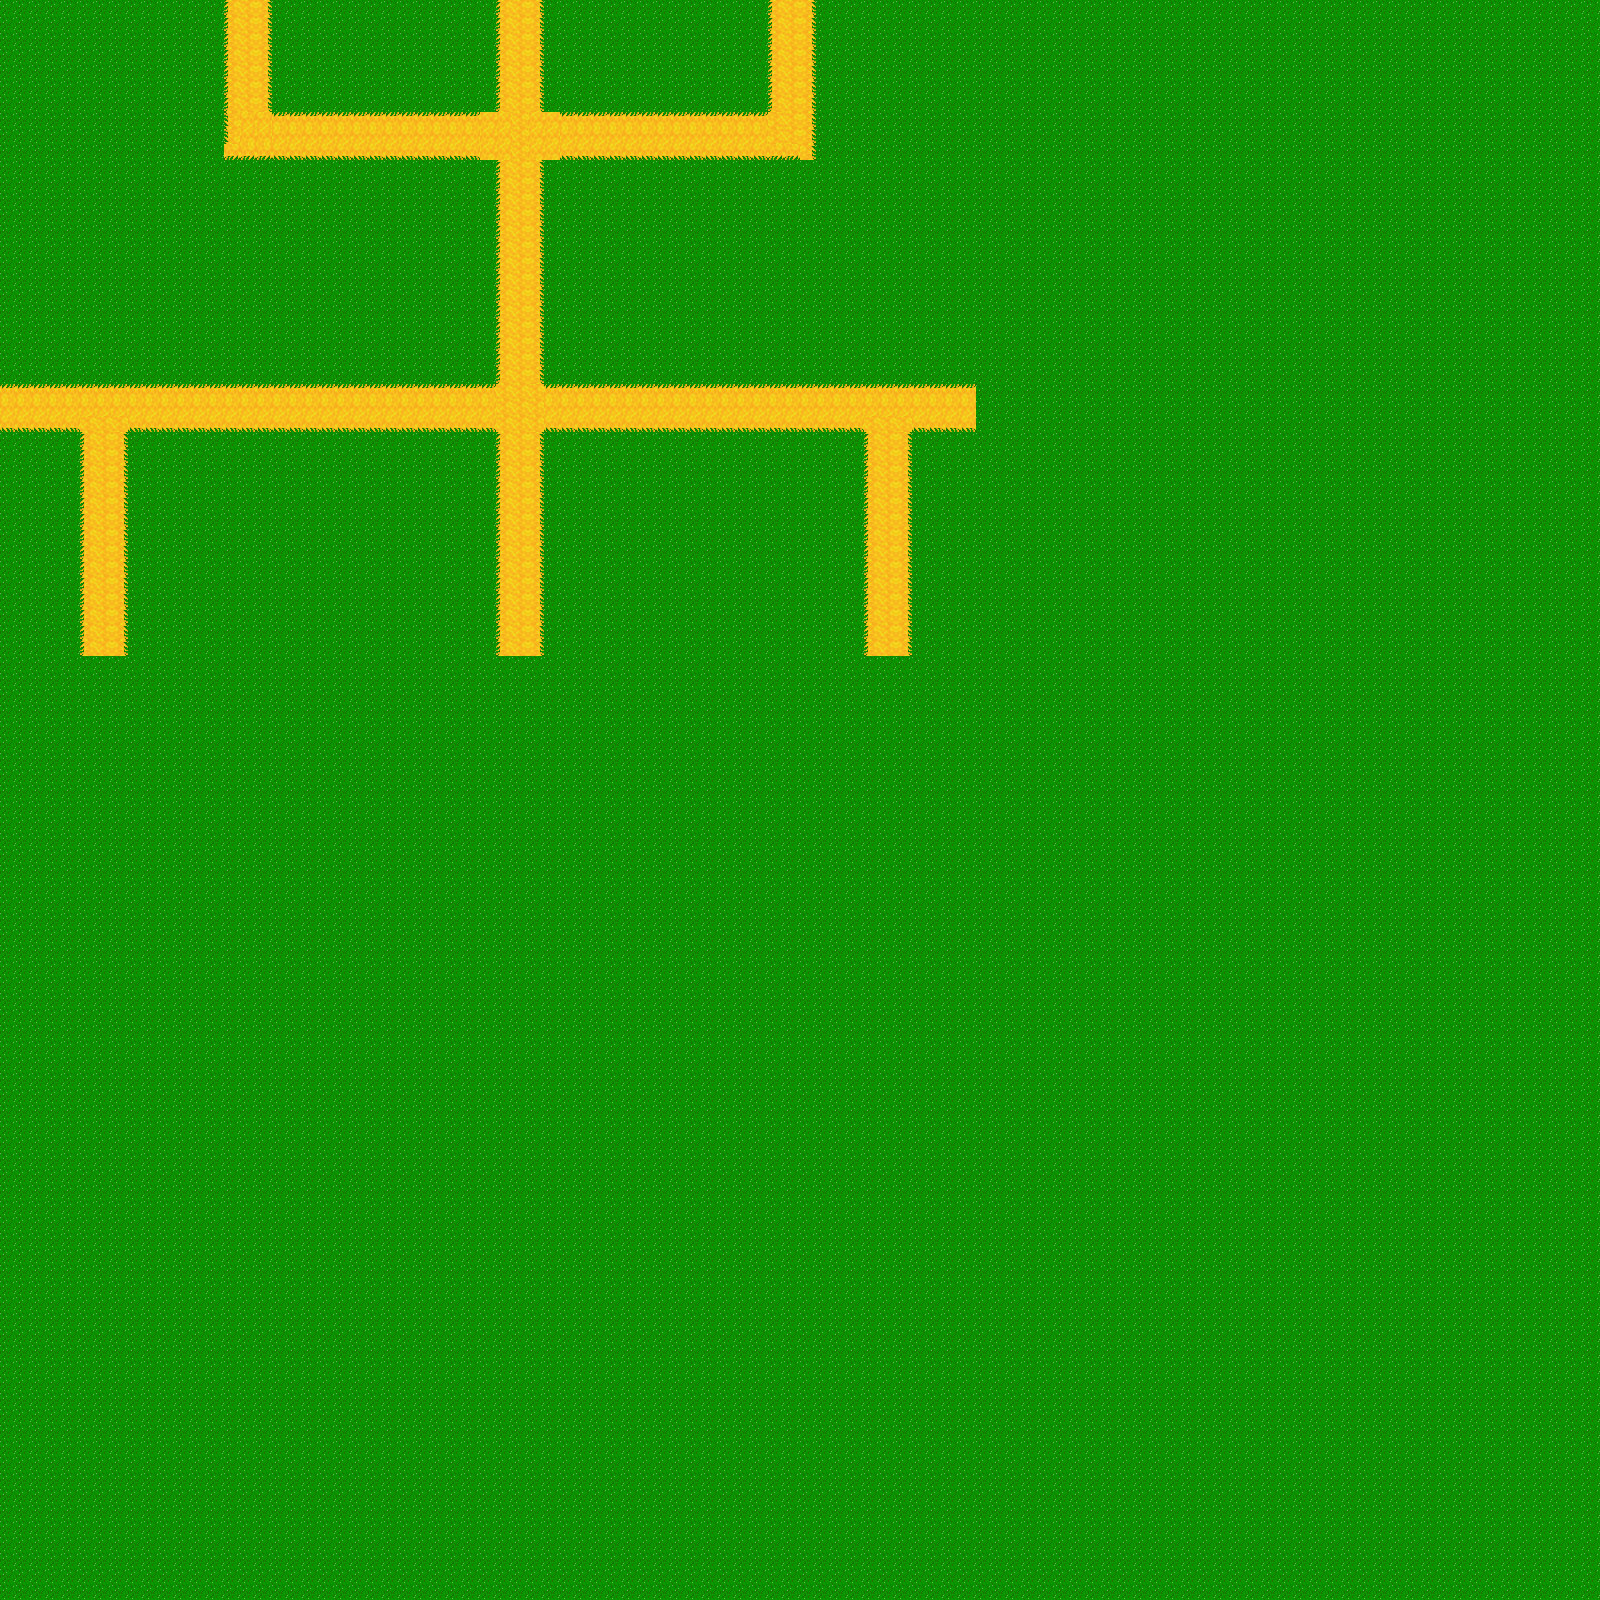

This game map was drawn from its Tiled (.tmx) file and the tilesets committed beside it. A one-line description and the trimmed map source follow:
An orthogonal 100x100 tile map with 16x16 px tiles, 1 tile layer (Capa de Patrones 1) and 26 objects (11x Camino, 5x Interseccion, 5x spawner, 3x fin, Interseccion p).

<map version="1.2" tiledversion="1.2.3" orientation="orthogonal" renderorder="right-down" width="100" height="100" tilewidth="16" tileheight="16" infinite="0" nextlayerid="4" nextobjectid="42">
 <tileset firstgid="1" name="base" tilewidth="16" tileheight="16" tilecount="256" columns="16">
  <image source="Tileset.png" width="256" height="256" />
 </tileset>
 <layer id="1" name="Capa de Patrones 1" width="100" height="100">
  <data>[10000 cells, 10000 non-empty, 7 distinct tile ids]</data>
 </layer>
 <objectgroup id="2" name="Objetos">
  <object id="5" name="Camino" x="541.557" y="109.94" width="272.825" height="47.9891" />
  <object id="6" name="Camino" x="223.994" y="110.005" width="271.179" height="47.9891" />
  <object id="7" name="Camino" x="542.827" y="383.672" width="319.012" height="47.9891" />
  <object id="8" name="Camino" x="910.494" y="384.975" width="65.7089" height="47.6255" />
  <object id="9" name="Camino" x="-1.00593" y="384.005" width="80.6786" height="47.9891" />
  <object id="10" name="Camino" x="126.327" y="383.838" width="368.012" height="47.9891" />
  <object id="14" name="Interseccion" x="518.5" y="383.469" width="0.833333" height="48.0625">
   <properties>
    <property name="Interseccion" value="u" />
   </properties>
  </object>
  <object id="15" name="Interseccion" x="864.5" y="384.469" width="47.2727" height="15.108">
   <properties>
    <property name="Interseccion" value="l" />
   </properties>
  </object>
  <object id="16" name="Interseccion" x="79.5" y="383.469" width="48" height="16.0625">
   <properties>
    <property name="Interseccion" value="r" />
   </properties>
  </object>
  <object id="18" name="Interseccion p" x="495.625" y="111.844" width="48" height="32.0625">
   <properties>
    <property name="Interseccion" value="u,r,l" />
    <property name="probabilidad" type="float" value="0.3" />
   </properties>
  </object>
  <object id="19" name="Interseccion" x="224.125" y="111.844" width="16" height="48.0625">
   <properties>
    <property name="Interseccion" value="u" />
   </properties>
  </object>
  <object id="20" name="Interseccion" x="800.25" y="111.855" width="15.75" height="48.0625">
   <properties>
    <property name="Interseccion" value="u" />
   </properties>
  </object>
  <object id="26" name="fin" x="244" y="-6">
   <point />
  </object>
  <object id="27" name="fin" x="520.5" y="-7.5">
   <point />
  </object>
  <object id="28" name="fin" x="792" y="-4">
   <point />
  </object>
  <object id="29" name="spawner" x="94" y="666">
   <properties>
    <property name="Direccion" value="u" />
    <property name="cantidad enemigos" value="4,6,8,10" />
    <property name="cantidad rondas" type="int" value="4" />
   </properties>
   <point />
  </object>
  <object id="30" name="spawner" x="520.75" y="663">
   <properties>
    <property name="Direccion" value="u" />
    <property name="cantidad enemigos" value="4,6,8,10" />
    <property name="cantidad rondas" type="int" value="4" />
   </properties>
   <point />
  </object>
  <object id="31" name="spawner" x="878" y="668">
   <properties>
    <property name="Direccion" value="u" />
    <property name="cantidad enemigos" value="4,6,8,10" />
    <property name="cantidad rondas" type="int" value="4" />
   </properties>
   <point />
  </object>
  <object id="32" name="spawner" x="988" y="401">
   <properties>
    <property name="Direccion" value="l" />
    <property name="cantidad enemigos" value="4,6,8,10" />
    <property name="cantidad rondas" type="int" value="4" />
   </properties>
   <point />
  </object>
  <object id="33" name="spawner" x="-9" y="402">
   <properties>
    <property name="Direccion" value="r" />
    <property name="cantidad enemigos" value="4,6,8,10" />
    <property name="cantidad rondas" type="int" value="4" />
   </properties>
   <point />
  </object>
  <object id="36" name="Camino" x="79.7402" y="384.339" width="45.853" height="269.989" />
  <object id="37" name="Camino" x="864.073" y="383.005" width="45.853" height="272.989" />
  <object id="38" name="Camino" x="495.073" y="-16.9945" width="45.853" height="672.989" />
  <object id="39" name="Camino" x="224.073" y="0.0055" width="45.853" height="157.989" />
  <object id="41" name="Camino" x="769.073" y="-57.9945" width="45.853" height="216.989" />
 </objectgroup>
 <objectgroup id="3" name="Camara" visible="0">
  <object id="34" x="0" y="0" width="976" height="654.667" />
 </objectgroup>
</map>
